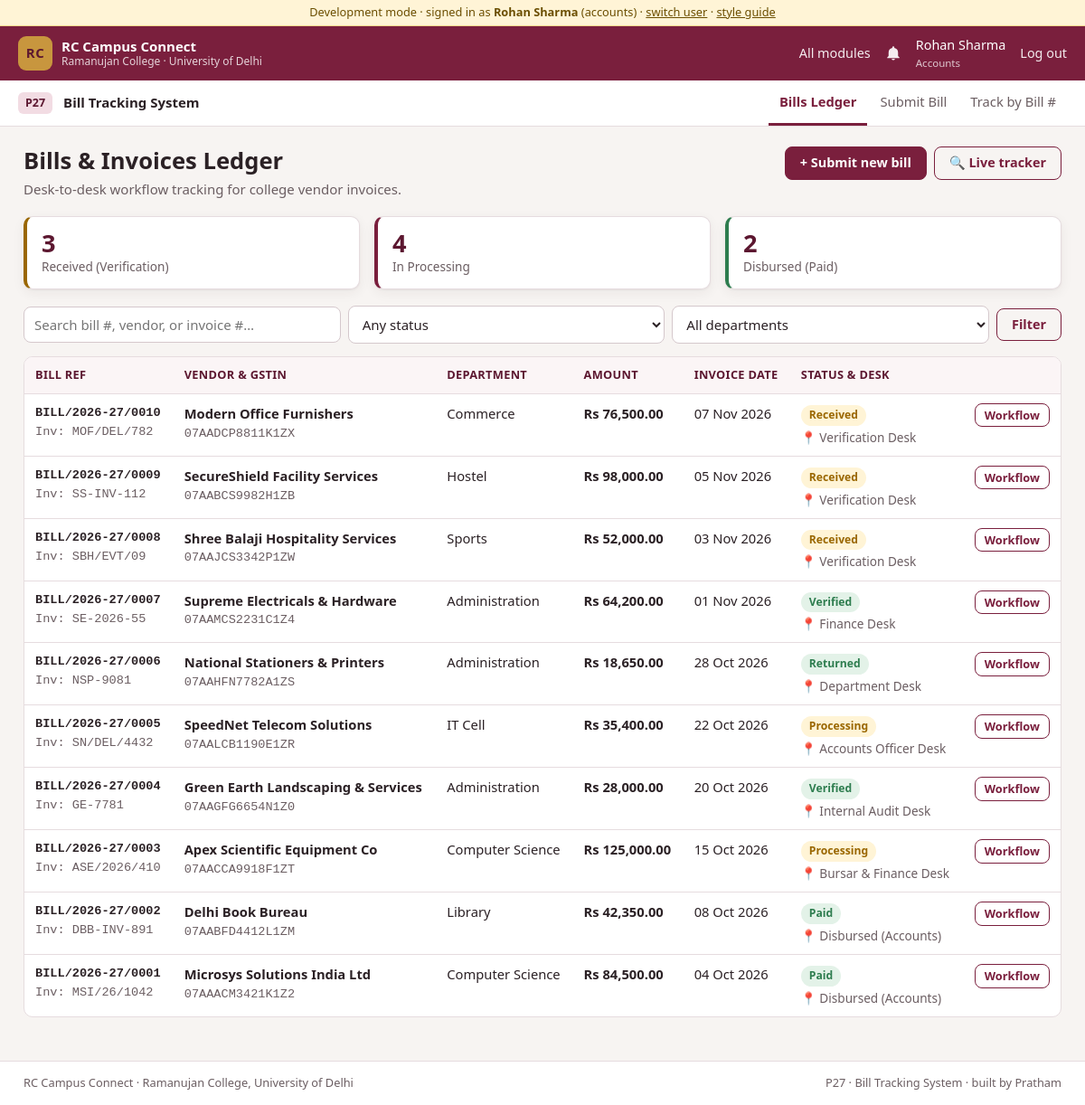
Page / (signed in) on the committed database.
### tables this page shows
CREATE TABLE bill_records (
  id                INT UNSIGNED AUTO_INCREMENT PRIMARY KEY,
  bill_no           VARCHAR(50) NOT NULL UNIQUE,
  vendor_name       VARCHAR(150) NOT NULL,
  vendor_gstin      VARCHAR(15) NOT NULL,
  vendor_invoice_no VARCHAR(50) NOT NULL,
  department_id     INT UNSIGNED NOT NULL,
  amount            DECIMAL(12,2) NOT NULL,
  bill_date         DATE NOT NULL,
  description       TEXT NOT NULL,
  status            ENUM('received','verified','processing','paid','returned') NOT NULL DEFAULT 'received',
  current_desk      VARCHAR(100) NOT NULL DEFAULT 'Verification Desk',
  submitted_by      INT UNSIGNED NOT NULL,
  created_at        DATETIME NOT NULL DEFAULT CURRENT_TIMESTAMP,
  updated_at        DATETIME NULL,
  FOREIGN KEY (submitted_by) REFERENCES users(id),
  FOREIGN KEY (department_id) REFERENCES departments(id)
);

CREATE TABLE departments (
  id              INT UNSIGNED AUTO_INCREMENT PRIMARY KEY,
  code            VARCHAR(10)  NOT NULL UNIQUE,
  name            VARCHAR(100) NOT NULL,
  type            ENUM('academic','administrative') NOT NULL DEFAULT 'academic',
  hod_employee_id INT UNSIGNED NULL,
  created_at      DATETIME NOT NULL DEFAULT CURRENT_TIMESTAMP
);

### includes/functions.php (called while the page is built, shortened)
<?php
function bill_ref(array $row)
{
    if (!empty($row['bill_no'])) {
        return $row['bill_no'];
    }
    $year = date('Y', strtotime(isset($row['created_at']) ? $row['created_at'] : 'now'));
    $nextYear = substr((string)((int)$year + 1), -2);
    $pad = str_pad((string)$row['id'], 4, '0', STR_PAD_LEFT);
    return "BILL/{$year}-{$nextYear}/{$pad}";
}
function bill_counts()
{
    $counts = array_fill_keys(BILL_FLOW, 0);
    $res = db()->query('SELECT status, COUNT(*) AS n FROM bill_records GROUP BY status');
    while ($r = $res->fetch_assoc()) {
        $counts[$r['status']] = (int)$r['n'];
    }
    return $counts;
}

### index.php (the view, shortened to what this page needs)
<?php
require __DIR__ . '/includes/functions.php';
$q = trim(isset($_GET['q']) ? $_GET['q'] : '');
$sql = 'SELECT b.id, b.bill_no, b.vendor_name, b.vendor_gstin, b.vendor_invoice_no, b.amount, b.bill_date, b.status, b.current_desk, b.created_at,
               d.name AS department_name, d.code AS department_code, u.full_name AS submitted_by_name
        FROM bill_records b
        JOIN departments d ON d.id = b.department_id
        JOIN users u ON u.id = b.submitted_by
        WHERE 1 = 1';
$sql .= ' ORDER BY b.id DESC';
$st = db()->prepare($sql);
$st->execute();
$rows = $st->get_result()->fetch_all(MYSQLI_ASSOC);
$counts = bill_counts();
page_start('Bills & Invoices Ledger', [
    'sub' => 'Desk-to-desk workflow tracking for college vendor invoices.',
    'actions' => '<a class="btn" href="' . e(module_url('add.php')) . '">+ Submit new bill</a> <a class="btn btn-outline" href="' . e(module_url('track.php')) . '">🔍 Live tracker</a>',
]);
?>
<div class="grid grid-3" style="margin-bottom:18px" id="tiles">
  <div class="stat wait"><div class="n" data-count="received"><?= $counts['received'] ?></div><div class="l">Received (Verification)</div></div>
  <div class="stat"><div class="n" data-count="processing"><?= $counts['processing'] + $counts['verified'] ?></div><div class="l">In Processing</div></div>
  <div class="stat ok"><div class="n" data-count="paid"><?= $counts['paid'] ?></div><div class="l">Disbursed (Paid)</div></div>
</div>
<form method="get" class="toolbar" id="filter">
  <input type="search" name="q" id="q" value="<?= e($q) ?>" placeholder="Search bill #, vendor, or invoice #…" autocomplete="off">
  <select name="status" id="status">
    <option value="">Any status</option>
  </select>
  <select name="department_id" id="department_id">
    <option value="">All departments</option>
  </select>
  <button class="btn btn-outline">Filter</button>
</form>
<div class="table-wrap">
  <table class="table">
    <thead>
      <tr>
        <th>Bill Ref</th>
        <th>Vendor & GSTIN</th>
        <th>Department</th>
        <th>Amount</th>
        <th>Invoice Date</th>
        <th>Status & Desk</th>
        <th></th>
      </tr>
    </thead>
    <tbody id="rows">
    <?php foreach ($rows as $r): ?>
      <tr>
        <td class="mono small">
          <b><?= e(bill_ref($r)) ?></b>
          <div class="muted small">Inv: <?= e($r['vendor_invoice_no']) ?></div>
        </td>
        <td>
          <b><?= e($r['vendor_name']) ?></b>
          <div class="mono small muted"><?= e($r['vendor_gstin']) ?></div>
        </td>
        <td><?= e($r['department_name']) ?></td>
        <td><b>Rs <?= number_format((float)$r['amount'], 2) ?></b></td>
        <td><?= e(date('d M Y', strtotime($r['bill_date']))) ?></td>
        <td>
          <?= status_badge($r['status']) ?>
          <div class="small muted" style="margin-top:2px">📍 <?= e($r['current_desk']) ?></div>
        </td>
        <td class="actions">
          <a class="btn btn-sm btn-outline" href="<?= e(module_url('view.php?id=' . $r['id'])) ?>">Workflow</a>
        </td>
      </tr>
    <?php endforeach; ?>
    </tbody>
  </table>
</div>
<?php page_end();

### shared/header.php (shortened to what this page needs)
<?php
$__p = $GLOBALS['__page'];
$__m = module_info();
$__u = current_user();
$__home = IS_PORTAL ? portal_url('index.php') : shared_url('portal_home.php');
$__inbox = module_link('A10');
$__here = __norm_path($_SERVER['SCRIPT_FILENAME']);
?><!doctype html>
<html lang="en">
<head>
<link rel="stylesheet" href="<?= e(shared_url('theme.css')) ?>">
<?php if (is_file(MODULE_DIR . '/css/module.css')): ?>
<link rel="stylesheet" href="<?= e(module_url('css/module.css')) ?>">
<?php endif; ?>
</head>
<body>
<?php if (DEV_MODE): ?>
<div class="devbar">Development mode<?= $__u ? ' · signed in as <b>' . e($__u['full_name']) . '</b> (' . e($__u['role']) . ')' : '' ?>
  · <a href="<?= e(shared_url('dev-login.php')) ?>">switch user</a> · <a href="<?= e(shared_url('styleguide.php')) ?>">style guide</a></div>
<?php endif; ?>
<header class="topbar">
  <a class="brand" href="<?= e($__home) ?>">
    <span class="brand-mark">RC</span>
    <span class="brand-text"><b><?= e(PORTAL_NAME) ?></b><small><?= e(COLLEGE_NAME) ?> · University of Delhi</small></span>
  </a>
  <nav class="topnav">
    <a href="<?= e($__home) ?>">All modules</a>
    <?php if ($__u): $__n = unread_notifications(); ?>
      <a class="bell" href="<?= e($__inbox ?: '#') ?>" title="Notifications" <?= $__inbox ? '' : 'data-tip="Notification Centre (A10) not installed yet"' ?>>
        <svg viewBox="0 0 24 24" width="18" height="18" aria-hidden="true"><path fill="currentColor" d="M12 22a2.5 2.5 0 0 0 2.45-2h-4.9A2.5 2.5 0 0 0 12 22Zm7-6V11a7 7 0 0 0-5.5-6.84V3a1.5 1.5 0 0 0-3 0v1.16A7 7 0 0 0 5 11v5l-2 2v1h18v-1Z"/></svg>
      </a>
      <span class="who"><?= e($__u['full_name']) ?> <small><?= e(isset(ROLES[$__u['role']]) ? ROLES[$__u['role']] : $__u['role']) ?></small></span>
      <a href="<?= e(shared_url('logout.php')) ?>">Log out</a>
    <?php else: ?>
      <a href="<?= e(login_url()) ?>">Log in</a>
    <?php endif; ?>
  </nav>
</header>
<?php if (!empty($__m['menu']) && empty($__p['bare'])): ?>
<div class="modbar">
  <span class="mod-id"><?= e($__m['id']) ?></span>
  <span class="mod-title"><?= e($__m['title']) ?></span>
  <nav class="mod-menu">
    <?php foreach ($__m['menu'] as $__item):
        $__target = __norm_path(MODULE_DIR . '/' . strtok($__item['href'], '?'));
        $__active = strcasecmp($__target, $__here) === 0; ?>
      <a href="<?= e(module_url($__item['href'])) ?>"<?= $__active ? ' class="active"' : '' ?>><?= e($__item['label']) ?></a>
    <?php endforeach; ?>
  </nav>
</div>
<?php endif; ?>
<main class="container">
  <div class="page-head">
    <div>
      <h1><?= e($__p['title']) ?></h1>
      <?php if (!empty($__p['sub'])): ?><p class="sub"><?= e($__p['sub']) ?></p><?php endif; ?>
    </div>
    <?php if (!empty($__p['actions'])): ?><div class="page-actions"><?= $__p['actions'] ?></div><?php endif; ?>
  </div>

### shared/bootstrap.php (shortened to what this page needs)
<?php
function read_module_json($dir)
{
    $file = $dir . '/module.json';
    $data = json_decode(file_get_contents($file), true);
    return is_array($data) ? $data : null;
}
function module_info()
{
    return $GLOBALS['__module'];
}
function __norm_path($p)
{
    $real = realpath($p);
    $p = str_replace('\\', '/', $real !== false ? $real : $p);
    return rtrim($p, '/');
}
function __rel_url($target)
{
    $from = explode('/', __norm_path(dirname($_SERVER['SCRIPT_FILENAME'])));
    $to = explode('/', __norm_path($target));
    $windows = DIRECTORY_SEPARATOR === '\\';
    $i = 0;
    while ($i < count($from) && $i < count($to)
        && ($windows ? strcasecmp($from[$i], $to[$i]) === 0 : $from[$i] === $to[$i])) {
        $i++;
    }
    $up = str_repeat('../', count($from) - $i);
    $rest = implode('/', array_slice($to, $i));
    $url = $up . $rest;
    return $url === '' ? './' : $url;
}
function __join_url($base, $path)
{
    if ($path === '') {
        return $base;
    }
    return rtrim($base, '/') . '/' . ltrim($path, '/');
}
function module_url($path = '')
{
    return __join_url(__rel_url(MODULE_DIR), $path);
}
function shared_url($path = '')
{
    return __join_url(__rel_url(SHARED_DIR), $path);
}
function installed_modules()
{
    $found = [];
    $dirs = IS_PORTAL ? glob(PORTAL_ROOT . '/modules/*', GLOB_ONLYDIR) : [MODULE_DIR];
    foreach ($dirs as $dir) {
        $info = read_module_json($dir);
        $found[$info['id']] = ['dir' => $dir, 'entry' => isset($info['entry']) ? $info['entry'] : 'index.php', 'info' => $info];
    }
    return $found;
}
function module_link($id, $path = null)
{
    $all = installed_modules();
    if (!isset($all[$id])) {
        return null;
    }
    $m = $all[$id];
    return __join_url(__rel_url($m['dir']), $path === null ? $m['entry'] : $path);
}
function db()
{
    static $db = null;
    if ($db === null) {
        try {
            $db = new mysqli(DB_HOST, DB_USER, DB_PASS, DB_NAME, (int) DB_PORT);
        } catch (mysqli_sql_exception $ex) {
            http_response_code(500);
            $msg = 'Cannot connect to MySQL database "' . DB_NAME . '". Start MySQL in XAMPP, create the database, '
                 . 'and import shared/shared_schema.sql and database.sql. (' . $ex->getMessage() . ')';
            exit(DEV_MODE ? e($msg) : 'Database unavailable.');
        }
        $db->set_charset('utf8mb4');
        $db->query("SET time_zone = '+05:30'");
    }
    return $db;
}
function e($value)
{
    return htmlspecialchars((string) $value, ENT_QUOTES, 'UTF-8');
}
function status_badge($status)
{
    $s = strtolower((string) $status);
    $map = [
        'ok'   => ['approved', 'active', 'verified', 'success', 'paid', 'completed', 'resolved', 'closed', 'accepted', 'selected',
                   'allocated', 'admitted', 'published', 'confirmed', 'sanctioned', 'disbursed', 'conferred', 'returned', 'live', 'done', 'present'],
        'wait' => ['pending', 'requested', 'submitted', 'open', 'draft', 'applied', 'in_progress', 'processing', 'under_review',
                   'shortlisted', 'registered', 'screening', 'assigned', 'issued', 'booked', 'received', 'new', 'scheduled', 'in_movement'],
        'bad'  => ['rejected', 'failed', 'blocked', 'revoked', 'cancelled', 'expired', 'discrepancy', 'overdue', 'absent', 'dropped', 'missed'],
    ];
    $cls = 'info';
    foreach ($map as $k => $list) {
        if (in_array($s, $list, true)) {
            $cls = $k;
            break;
        }
    }
    return '<span class="badge badge-' . $cls . '">' . e(ucwords(str_replace('_', ' ', $s))) . '</span>';
}
function current_user()
{
    return isset($_SESSION['user']['id']) ? $_SESSION['user'] : null;
}
function page_start($title, array $opts = [])
{
    require SHARED_DIR . '/header.php';
}
function page_end()
{
    require SHARED_DIR . '/footer.php';
}

### shared/footer.php (shortened to what this page needs)
<?php
$__m = module_info();
$__s = isset($__m['student']['name']) && $__m['student']['name'] !== '' ? $__m['student'] : null;
?>
</main>
<footer class="site-foot">
  <div class="container foot-row">
    <span><?= e(PORTAL_NAME) ?> · <?= e(COLLEGE_NAME) ?>, University of Delhi</span>
    <span><?= e($__m['id']) ?> · <?= e($__m['title']) ?><?= $__s ? ' · built by ' . e($__s['name']) : '' ?></span>
  </div>
</footer>
</body>
</html>

### rows in the picture
bill_records: bill_no "BILL/2026-27/0010", vendor_invoice_no "MOF/DEL/782", vendor_name "Modern Office Furnishers", vendor_gstin "07AADCP8811K1ZX", department.name "Commerce", amount "76,500.00", bill_date "07 Nov 2026", status "Received", current_desk "Verification Desk"
bill_records: bill_no "BILL/2026-27/0009", vendor_invoice_no "SS-INV-112", vendor_name "SecureShield Facility Services", vendor_gstin "07AABCS9982H1ZB", department.name "Hostel", amount "98,000.00", bill_date "05 Nov 2026", status "Received", current_desk "Verification Desk"
bill_records: bill_no "BILL/2026-27/0008", vendor_invoice_no "SBH/EVT/09", vendor_name "Shree Balaji Hospitality Services", vendor_gstin "07AAJCS3342P1ZW", department.name "Sports", amount "52,000.00", bill_date "03 Nov 2026", status "Received", current_desk "Verification Desk"
bill_records: bill_no "BILL/2026-27/0007", vendor_invoice_no "SE-2026-55", vendor_name "Supreme Electricals & Hardware", vendor_gstin "07AAMCS2231C1Z4", department.name "Administration", amount "64,200.00", bill_date "01 Nov 2026", status "Verified", current_desk "Finance Desk"
bill_records: bill_no "BILL/2026-27/0006", vendor_invoice_no "NSP-9081", vendor_name "National Stationers & Printers", vendor_gstin "07AAHFN7782A1ZS", department.name "Administration", amount "18,650.00", bill_date "28 Oct 2026", status "Returned", current_desk "Department Desk"
bill_records: bill_no "BILL/2026-27/0005", vendor_invoice_no "SN/DEL/4432", vendor_name "SpeedNet Telecom Solutions", vendor_gstin "07AALCB1190E1ZR", department.name "IT Cell", amount "35,400.00", bill_date "22 Oct 2026", status "Processing", current_desk "Accounts Officer Desk"
bill_records: bill_no "BILL/2026-27/0004", vendor_invoice_no "GE-7781", vendor_name "Green Earth Landscaping & Services", vendor_gstin "07AAGFG6654N1Z0", department.name "Administration", amount "28,000.00", bill_date "20 Oct 2026", status "Verified", current_desk "Internal Audit Desk"
bill_records: bill_no "BILL/2026-27/0003", vendor_invoice_no "ASE/2026/410", vendor_name "Apex Scientific Equipment Co", vendor_gstin "07AACCA9918F1ZT", department.name "Computer Science", amount "125,000.00", bill_date "15 Oct 2026", status "Processing", current_desk "Bursar & Finance Desk"
bill_records: bill_no "BILL/2026-27/0002", vendor_invoice_no "DBB-INV-891", vendor_name "Delhi Book Bureau", vendor_gstin "07AABFD4412L1ZM", department.name "Library", amount "42,350.00", bill_date "08 Oct 2026", status "Paid", current_desk "Disbursed (Accounts)"
bill_records: bill_no "BILL/2026-27/0001", vendor_invoice_no "MSI/26/1042", vendor_name "Microsys Solutions India Ltd", vendor_gstin "07AAACM3421K1Z2", department.name "Computer Science", amount "84,500.00", bill_date "04 Oct 2026", status "Paid", current_desk "Disbursed (Accounts)"

### other values in the picture
$__u['full_name'] "Rohan Sharma"
$__u['role'] "accounts"
PORTAL_NAME "RC Campus Connect"
COLLEGE_NAME "Ramanujan College"
isset(ROLES[$__u['role']]) ? ROLES[$__u['role']] : $__u['role'] "Accounts"
$__m['id'] "P27"
$__m['title'] "Bill Tracking System"
$__item['label'] "Bills Ledger"
$__item['label'] "Submit Bill"
$__item['label'] "Track by Bill #"
$__p['title'] "Bills & Invoices Ledger"
$__p['sub'] "Desk-to-desk workflow tracking for college vendor invoices."
$__p['actions'] "+ Submit new bill 🔍 Live tracker"
$counts['received'] "3"
$counts['processing'] + $counts['verified'] "4"
